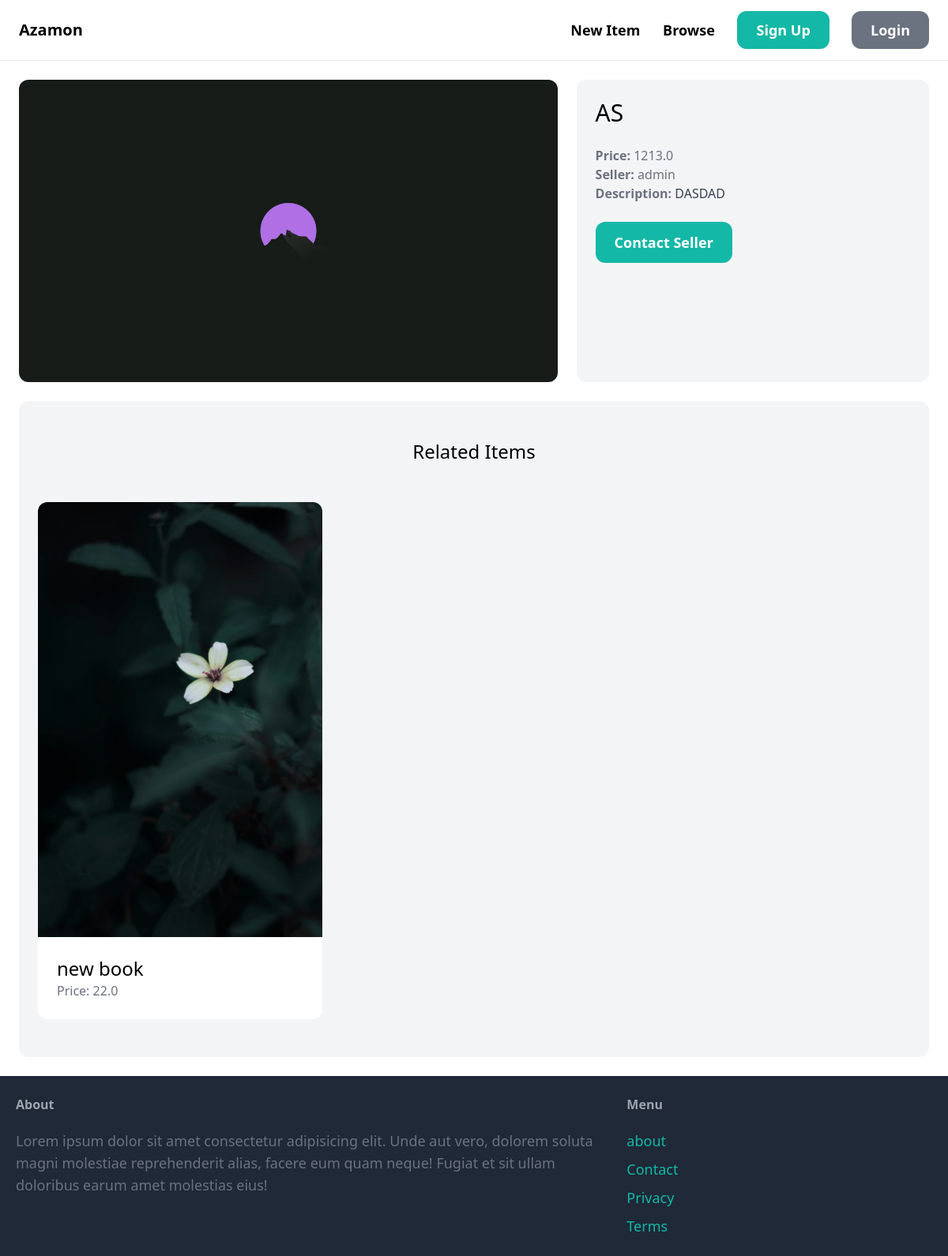
/items/5/, run on the app's committed database.
### item/models.py (models this page shows, shortened)
class Item(models.Model):
    category = models.ForeignKey(
        Category, related_name="items", on_delete=models.CASCADE
    )
    name = models.CharField(max_length=255)
    description = models.TextField(blank=True, null=True)
    price = models.FloatField()
    image = models.ImageField(upload_to="item_images", blank=True, null=True)
    is_sold = models.BooleanField(default=False)
    created_by = models.ForeignKey(
        User, related_name="items", on_delete=models.CASCADE
    )
    created_at = models.DateTimeField(auto_now_add=True)
    class Meta:
        ordering = ("name",)

### item/views.py (the view)
# urls.py: path('<int:pk>/', views.detail, name='detail'),
def detail(request, pk):
    item = get_object_or_404(Item, pk=pk)
    related_items = Item.objects.filter(
        category=item.category, is_sold=False).exclude(pk=pk)[0:3]
    return render(request, 'item/detail.html', {
        'item': item,
        'related_items': related_items,
    })

### item/templates/item/detail.html
{%extends 'core/base.html'%} {%block title%}{{item.name}}{%endblock%} {%block content%}
<div class="grid grid-cols-5 gap-6">
	<div class="col-span-3">
		<img src="{{item.image.url}}" alt="item image" class="rounded-xl" />
	</div>
	<div class="col-span-2 p-6 bg-gray-100 rounded-xl">
		<h1 class="mb-6 text-3xl">{{item.name}}</h1>
		<p class="text-gray-500"><strong>Price: </strong>{{item.price}}</p>
		<p class="text-gray-500">
			<strong>Seller: </strong>{{item.created_by.username}}
		</p>
		{% if item.description %}
		<p class="text-gray-700">
			<strong class="text-gray-500">Description:</strong>
			{{item.description}}
		</p>
		{%endif%}
		<a
			href=""
			class="inline-block mt-6 px-6 py-3 text-lg font-semibold bg-teal-500 text-white hover:bg-teal-700 rounded-xl"
			>Contact Seller</a
		>
	</div>
</div>
<div class="mt-6 px-6 py-12 bg-gray-100 rounded-xl">
	<h2 class="mb-12 text-2xl text-center">Related Items</h2>
	<div class="grid grid-cols-3 gap-3">
		{% for item in related_items %}
		<div>
			<a href="{%url 'item:detail' item.id%}">
				<div>
					<img
						src="{{item.image.url}}"
						alt="item image"
						class="rounded-t-xl" />
				</div>
				<div class="p-6 bg-white rounded-b-xl">
					<h2 class="text-2xl">{{item.name}}</h2>
					<p class="text-gray-500">Price: {{item.price}}</p>
				</div>
			</a>
		</div>
		{%endfor%}
	</div>
</div>
{%endblock%}

### data on the page
Item: image (picture), name "AS", price "1213.0", created_by.username "admin", description "DASDAD"
Item: image (picture), name "new book", price "22.0"
